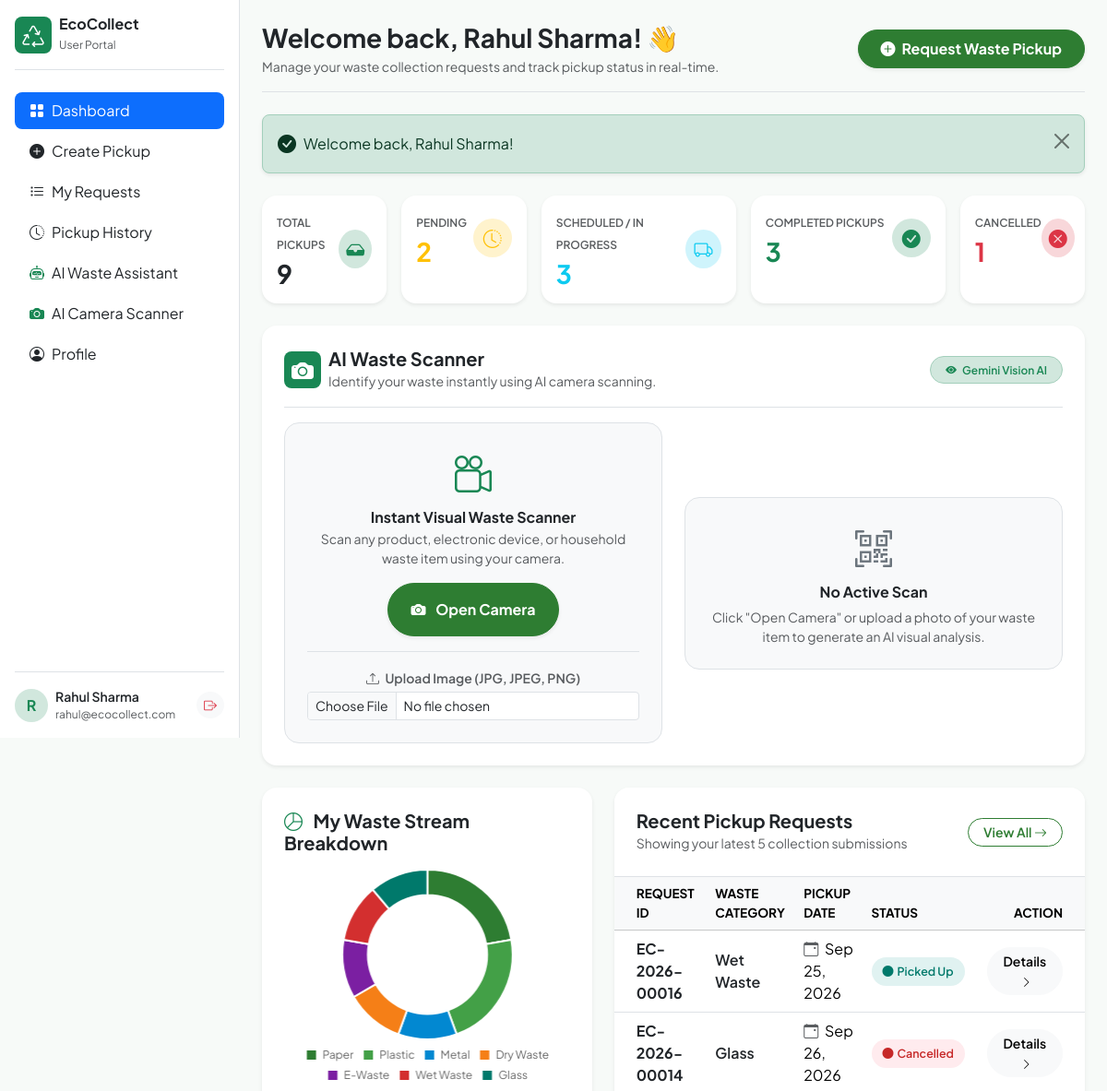
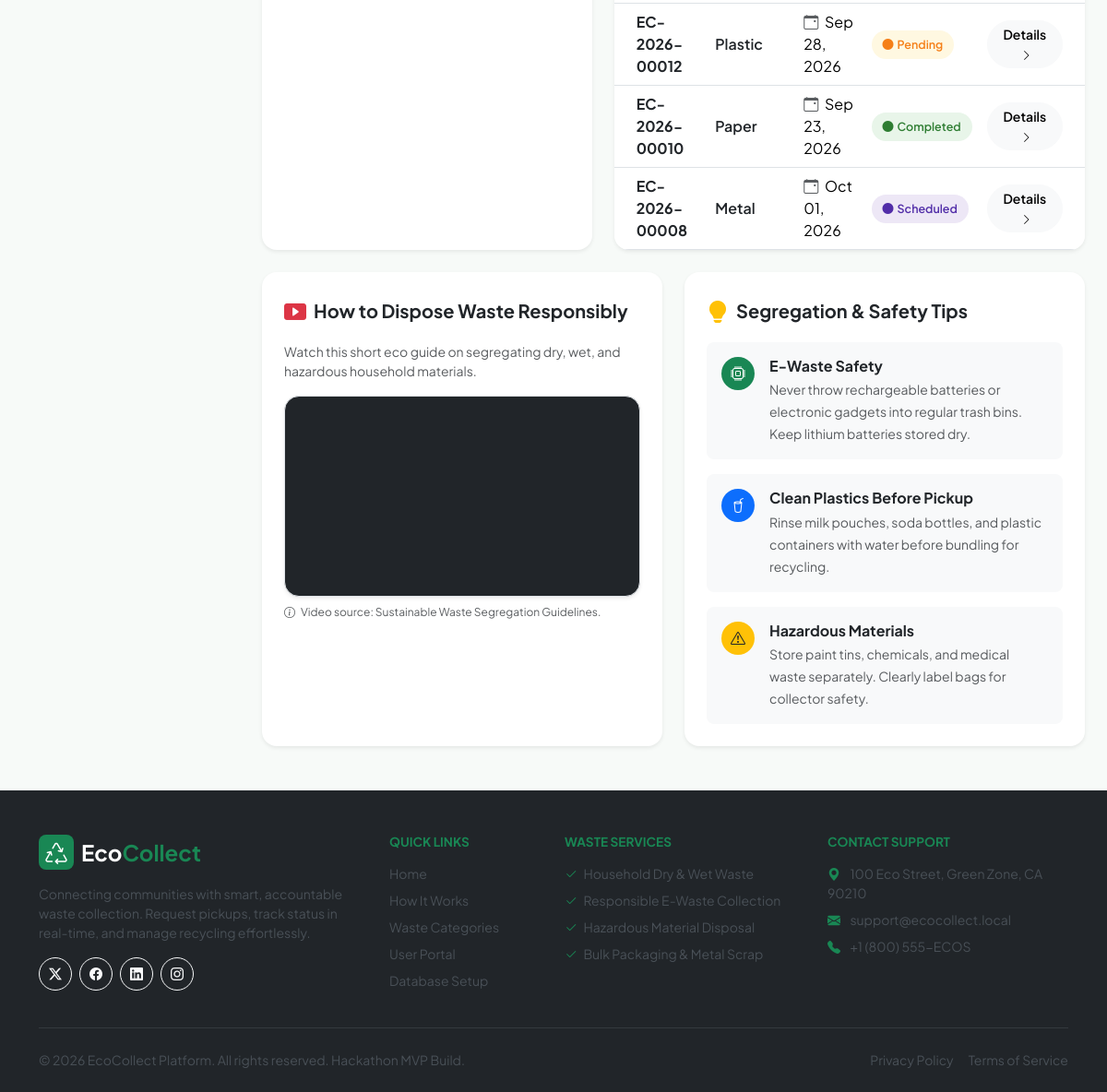
The page /user/dashboard.php (signed in) on the database its author committed (2 pictures, top to bottom).
### tables this page shows
CREATE TABLE `pickup_requests` (
  `id` INT AUTO_INCREMENT PRIMARY KEY,
  `request_id` VARCHAR(25) NOT NULL UNIQUE,
  `user_id` INT NOT NULL,
  `waste_category` VARCHAR(50) NOT NULL,
  `description` TEXT NOT NULL,
  `quantity` VARCHAR(50) NOT NULL,
  `house_building` VARCHAR(150) NOT NULL,
  `street_area` VARCHAR(150) NOT NULL,
  `city` VARCHAR(100) NOT NULL,
  `state` VARCHAR(100) NOT NULL,
  `pincode` VARCHAR(20) NOT NULL,
  `location_notes` TEXT DEFAULT NULL,
  `pickup_date` DATE NOT NULL,
  `pickup_time` VARCHAR(20) NOT NULL,
  `status` ENUM('Pending', 'Assigned', 'Scheduled', 'Picked Up', 'Completed', 'Cancelled') NOT NULL DEFAULT 'Pending',
  `created_at` TIMESTAMP DEFAULT CURRENT_TIMESTAMP,
  `updated_at` TIMESTAMP DEFAULT CURRENT_TIMESTAMP ON UPDATE CURRENT_TIMESTAMP,
  FOREIGN KEY (`user_id`) REFERENCES `users` (`id`) ON DELETE CASCADE,
  INDEX `idx_request_id` (`request_id`),
  INDEX `idx_user_id` (`user_id`),
  INDEX `idx_status` (`status`),
  INDEX `idx_pickup_date` (`pickup_date`)
);

### user/dashboard.php (the view, shortened to what the rows shown need)
<?php
$user = current_user();
$userId = $user['id'];
$recentRequests = [];
$userCatLabels = [];
$userCatCounts = [];
try {
    $pdo = get_db_connection();
    $stmt = $pdo->prepare("SELECT * FROM pickup_requests WHERE user_id = :uid ORDER BY id DESC LIMIT 5");
    $stmt->execute([':uid' => $userId]);
    $recentRequests = $stmt->fetchAll();
    $stmt = $pdo->prepare("SELECT waste_category, COUNT(*) as count FROM pickup_requests WHERE user_id = :uid GROUP BY waste_category ORDER BY count DESC");
    $stmt->execute([':uid' => $userId]);
    $catRows = $stmt->fetchAll();
    foreach ($catRows as $row) {
        $userCatLabels[] = $row['waste_category'];
        $userCatCounts[] = (int)$row['count'];
    }
} catch (Exception $e) {
    error_log("Dashboard Data Error: " . $e->getMessage());
}
require_once __DIR__ . '/../includes/header.php';
?>
<div class="dashboard-layout">
    <div class="main-content">
        <div class="row g-4 mb-4">
            <div class="col-lg-7">
                <div class="card border-0 shadow-sm rounded-4 overflow-hidden bg-white h-100">
                    <div class="table-responsive">
                        <table class="table align-middle mb-0 table-hover">
                            <thead class="table-light fs-7 text-uppercase">
                                <tr>
                                    <th class="ps-4">Request ID</th>
                                    <th>Waste Category</th>
                                    <th>Pickup Date</th>
                                    <th>Status</th>
                                    <th class="text-end pe-4">Action</th>
                                </tr>
                            </thead>
                            <tbody>
                                <?php if (empty($recentRequests)): ?>
                                    <tr>
                                        <td colspan="5" class="text-center py-5">
                                            <div class="text-muted">
                                                <i class="bi bi-inbox fs-1 d-block mb-2 text-secondary"></i>
                                                <h6 class="fw-bold text-dark">No pickup requests yet</h6>
                                                <p class="small mb-3">Ready to schedule your first eco-friendly waste pickup?</p>
                                                <a href="create-request.php" class="btn btn-success btn-sm rounded-pill fw-bold px-4">
                                                    + Request Pickup
                                                </a>
                                            </div>
                                        </td>
                                    </tr>
                                <?php else: ?>
                                    <?php foreach ($recentRequests as $req):
                                        $statusClass = match($req['status']) {
                                            'Pending'   => 'badge-pending',
                                            'Assigned'  => 'badge-assigned',
                                            'Scheduled' => 'badge-scheduled',
                                            'Picked Up' => 'badge-pickedup',
                                            'Completed' => 'badge-completed',
                                            'Cancelled' => 'badge-cancelled',
                                            default     => 'badge-pending'
                                        };
                                    ?>
                                        <tr>
                                            <td class="ps-4 fw-bold text-dark">
                                                <a href="request-details.php?id=<?= urlencode($req['request_id']) ?>" class="text-decoration-none text-dark hover-success">
                                                    <?= htmlspecialchars($req['request_id']) ?>
                                                </a>
                                            </td>
                                            <td>
                                                <span class="fw-semibold text-dark"><?= htmlspecialchars($req['waste_category']) ?></span>
                                            </td>
                                            <td>
                                                <i class="bi bi-calendar-event me-1 text-muted"></i>
                                                <?= date('M d, Y', strtotime($req['pickup_date'])) ?>
                                            </td>
                                            <td>
                                                <span class="badge-status <?= $statusClass ?>">
                                                    <i class="bi bi-circle-fill fs-8"></i> <?= htmlspecialchars($req['status']) ?>
                                                </span>
                                            </td>
                                            <td class="text-end pe-4">
                                                <a href="request-details.php?id=<?= urlencode($req['request_id']) ?>" class="btn btn-light btn-sm rounded-pill px-3 fw-semibold">
                                                    Details <i class="bi bi-chevron-right fs-8 ms-1"></i>
                                                </a>
                                            </td>
                                        </tr>
                                    <?php endforeach; ?>
                                <?php endif; ?>
                            </tbody>
                        </table>
                    </div>
                </div>
            </div>
        </div>
    </div>
</div>
<script>
document.addEventListener('DOMContentLoaded', () => {
    const catLabels = <?= json_encode($userCatLabels) ?>;
    const catCounts = <?= json_encode($userCatCounts) ?>;
    if (catLabels.length > 0) {
        initCategoryChart('userCategoryChart', catLabels, catCounts);
    } else {
        const canvas = document.getElementById('userCategoryChart');
        if (canvas) {
            canvas.parentElement.innerHTML = '<div class="text-center py-5 text-muted"><i class="bi bi-pie-chart fs-1 d-block mb-2 text-secondary"></i><small>Submit your first pickup to see your personal waste stream chart.</small></div>';
        }
    }
});
</script>
<?php require_once __DIR__ . '/../includes/footer.php'; ?>

### rows shown on the page
pickup_requests: request "EC-2026-00016", waste_category "Wet Waste", pickup_date "Sep 25, 2026", status "Picked Up"
pickup_requests: request "EC-2026-00014", waste_category "Glass", pickup_date "Sep 26, 2026", status "Cancelled"
pickup_requests: request "EC-2026-00012", waste_category "Plastic", pickup_date "Sep 28, 2026", status "Pending"
pickup_requests: request "EC-2026-00010", waste_category "Paper", pickup_date "Sep 23, 2026", status "Completed"
pickup_requests: request "EC-2026-00008", waste_category "Metal", pickup_date "Oct 01, 2026", status "Scheduled"

### other values the page prints
substr($user['name'] ?? 'U', 0, 1) "R"
$user['name'] "Rahul Sharma"
$user['email'] "rahul@ecocollect.com"
$message "Welcome back, Rahul Sharma!"
$totalRequests "9"
$pendingRequests "2"
$scheduledRequests "3"
$completedRequests "3"
$cancelledRequests "1"
chart data {{ json_encode($userCatLabels) }} ["Paper","Plastic","Metal","Dry Waste","E-Waste","Wet Waste","Glass"]
chart data {{ json_encode($userCatCounts) }} [2,2,1,1,1,1,1]
